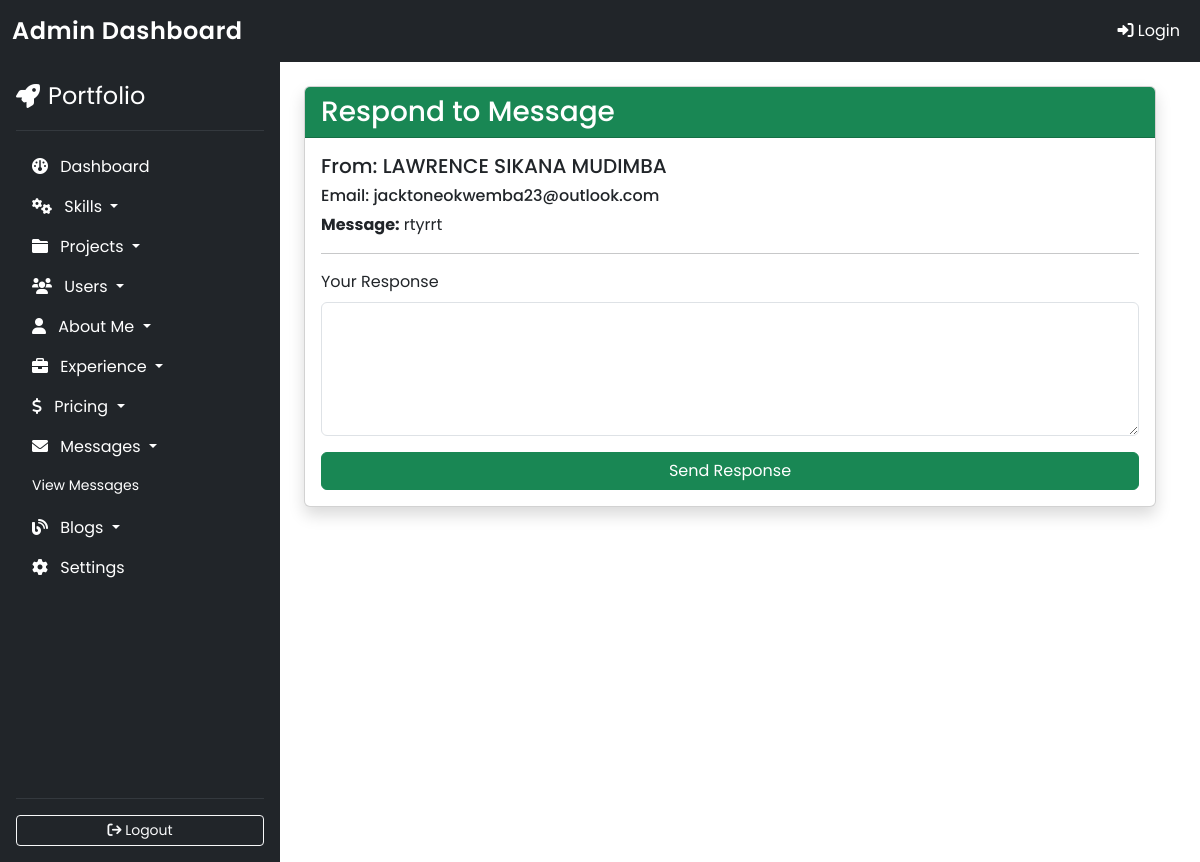
/admin/respond_message.php?id=1, run on the app's committed database.
### tables this page shows
CREATE TABLE `contact_messages` (
  `id` int(11) NOT NULL,
  `first_name` varchar(100) NOT NULL,
  `last_name` varchar(100) NOT NULL,
  `email` varchar(100) NOT NULL,
  `message` text NOT NULL,
  `submitted_at` timestamp NOT NULL DEFAULT current_timestamp()
);

### admin/respond_message.php (the view, shortened to what this page needs)
<?php
include 'header.php';
include 'config.php';
$id = intval($_GET['id']);
$query = "SELECT * FROM contact_messages WHERE id = ?";
$stmt = $conn->prepare($query);
$stmt->bind_param("i", $id);
$stmt->execute();
$result = $stmt->get_result();
$message = $result->fetch_assoc();
?>
<div class="container-fluid">
    <div class="row">
        <?php include('sidebar.php'); ?>
        <div class="col-9 p-4">
            <div class="card shadow">
                <div class="card-header bg-success text-white">
                    <h3 class="mb-0">Respond to Message</h3>
                </div>
                <div class="card-body">
                    <h5>From: <?= htmlspecialchars($message['first_name'] . ' ' . $message['last_name']); ?></h5>
                    <h6>Email: <?= htmlspecialchars($message['email']); ?></h6>
                    <p><strong>Message:</strong> <?= nl2br(htmlspecialchars($message['message'])); ?></p>
                    <hr>
                    <form method="POST">
                        <div class="mb-3">
                            <label for="response" class="form-label">Your Response</label>
                            <textarea name="response" class="form-control" id="response" rows="5" required></textarea>
                        </div>
                        <button type="submit" class="btn btn-success w-100">Send Response</button>
                    </form>
                </div>
            </div>
        </div>
    </div>
</div>
<?php include('footer.php'); ?>

### admin/header.php (style rules this page uses)
body { font-family: 'Poppins', sans-serif; }

### data on the page
contact_messages: first_name+last_name "LAWRENCE SIKANA MUDIMBA", email "jacktoneokwemba23@outlook.com", message "rtyrrt"
